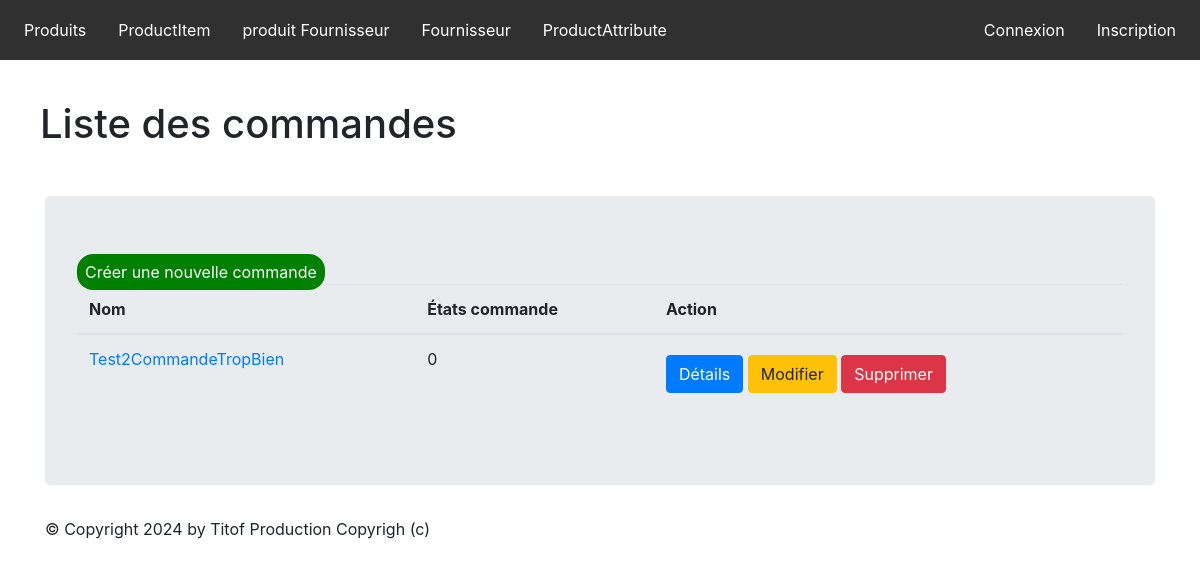
Before: /monapp/commande/list with the older database file.
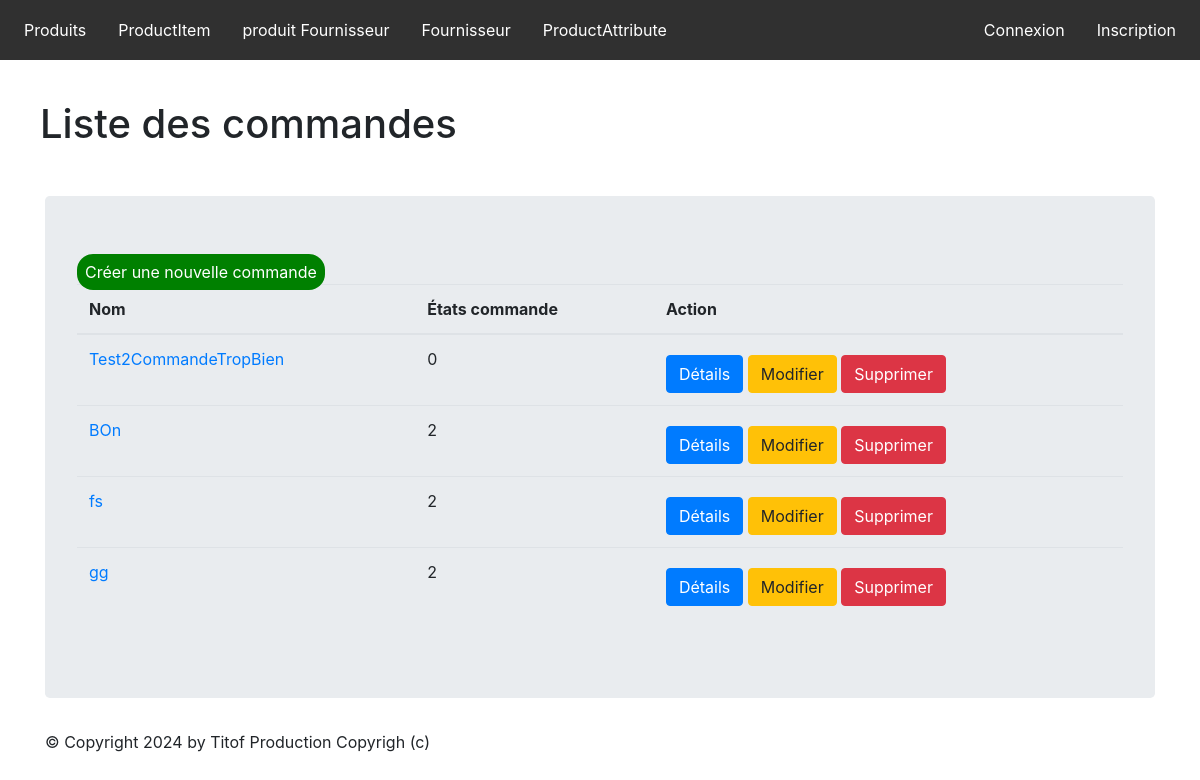
After: the same page with the newer database file.
### monapp/models.py (models this page shows, shortened)
class Commande(models.Model):
    class Meta:
        verbose_name = "Commande"
    commandeName = models.CharField(max_length=100)
    produitFournisseur = models.ForeignKey('ProductFournisseur', on_delete=models.CASCADE)
    quantity = models.IntegerField()
    etatCommande = models.SmallIntegerField(choices=COMMANDE_STATUS, default=0)

### monapp/views.py (the view)
# urls.py: path("commande/list",views.CommandeListView.as_view(),name="commande-list"),
class CommandeListView(ListView):
    model = Commande
    template_name = "monapp/list_commande.html"
    context_object_name = "commande"
    def get_queryset(self ):
        return Commande.objects.all()
    def get_context_data(self, **kwargs):
        context = super(CommandeListView, self).get_context_data(**kwargs)
        context['titremenu'] = "Liste des commandes"
        return context

### monapp/templates/monapp/list_commande.html (shortened to what this page needs)
{% extends 'monapp/base.html' %}
{% block menu %}
    <h1>    {{ titremenu }}    </h1>
{% endblock %}
{% block contenu %}
    <table class="table">
    <a class="btnCree" href="{% url 'commande-add' %}">Créer une nouvelle commande</a>
    <thead>
        <th>Nom</th>
        <th>États commande</th>
        <th>Action</th>
    </thead>
    <tbody>
    {% for prdct in commande %}
    <tr>
        <td><a href="{% url 'commande-detail' prdct.id %}">{{ prdct.commandeName }}</a></td>
        <td><p>{{ prdct.etatCommande }}</p></td>
        <td>
            <a href="{% url 'productAttribute-detail' prdct.id %}" class="btn btn-primary mt-2">Détails</a>
            <a href="{% url 'commande-update' prdct.id %}" class="btn btn-warning mt-2">Modifier</a>
            <a href="{% url 'commande-delete' prdct.id %}" class="btn btn-danger mt-2">Supprimer</a>
        </td>
    </tr>
    {% endfor %}
    </tbody>
    </table>
{% endblock %}

### monapp/templates/monapp/base.html (shortened to what this page needs)
<!doctype html>
{% load static %}
<html lang="fr">
    <head>
        {% block styles %}
        <link rel="stylesheet" href="{% static 'node_modules/bootstrap/dist/css/bootstrap.min.css' %}">
        <link rel="stylesheet" href="{% static 'css/styles.css' %}" />
        {% endblock %}
    </head>
    <body>
        {% block nav %}
        <nav >
            <ul class="navBar">
                <li class="divLien">
                    <ul>
                        <li ><a  href="{% url 'product-list' %}">Produits</a></li>
                        <li ><a  href="{% url 'productItem-list' %}">ProductItem</a></li>
                        <li ><a  href="{% url 'productFournisseur-list' %}">produit Fournisseur</a></li>
                        <li ><a  href="{% url 'fournisseur-list' %}">Fournisseur</a></li>
                        <li ><a  href="{% url 'productAttribute-list' %}">ProductAttribute</a></li>
                    </ul>
                </li>
                <li class="divConnexionInscription">
                    <ul>
                        {% if user.is_authenticated %}
                        <li >
                        <a  href="{% url 'logout' %}" >Déconnexion</a>
                        </li>
                        {%else%}
                        <li >
                        <a  href="{% url 'login' %}" >Connexion</a>
                        </li>
                        <li >
                        <a  href="{% url 'register' %}" >Inscription</a>
                        </li>
                        {%endif%}
                    </ul>
                </li>
            </ul>
            </nav >
        {% block menu %}{% endblock %}
        {% endblock %}
        <main role="main" class="container top-pushed">
            <div class="jumbotron">
            {% block contenu %}
            {% endblock %}
            </div>
        </main >
        <footer class="footer">
            <div class="container">
            <p>&copy; Copyright {% now "Y" %} by Titof Production Copyrigh (c)</p>
            </div>
        </footer>
    </body>
</html>

### static/css/styles.css (style rules this page uses)
*, ul, li { padding: 0; margin: 0; }
a { text-decoration: none; }
ul, li { list-style: none; text-decoration: none; }
.navBar { display: flex; justify-content: space-between; align-items:center; width: 100vw; height: 60px; gap: 1em; background-color: rgb(48, 48, 48); list-style: none; text-decoration: none; padding-left: 1em; padding-right: 1em; }
.divConnexionInscription ul { display: flex; justify-content: center; align-items: center; flex-direction: row; gap: 1em; list-style: none; text-decoration: none; }
.navBar li a { color: white; }
.divLien ul { display: flex; flex-direction: row; justify-content: center; align-items: center; gap: 1em; }
.divLien ul li, .divConnexionInscription ul li { padding-left: .5em; padding-right: .5em; }
h1 { padding: 1em; }
.btnCree { padding: .5em; background-color: green; color: white; border-radius: 1em; }

Changed rows visible on the page:
added Commande: commandeName "BOn", etatCommande "2"
added Commande: commandeName "fs", etatCommande "2"
added Commande: commandeName "gg", etatCommande "2"
